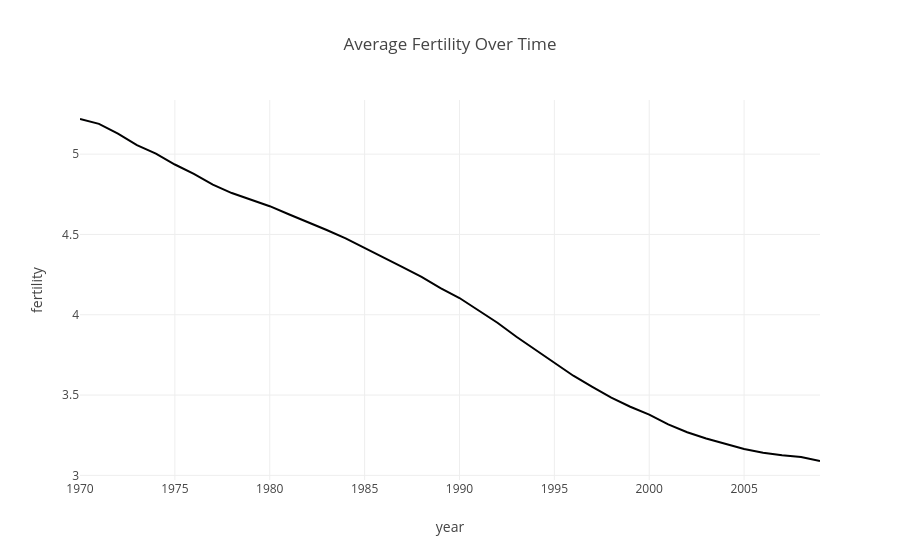

Notebook code cell kept with this figure:
### Code cell
fertility_trend = df.groupby("year", as_index=False)["fertility"].mean()

fert = px.line(
    fertility_trend,
    x="year",
    y="fertility",
    title="Average Fertility Over Time"
)

fert.show()

### Figure 1 — Plotly figure (JSON) as saved in the notebook; plotly's stock layout.template omitted (floating-point values rounded to 4 significant figures)
{"data": [{"hovertemplate": "year=%{x}<br>fertility=%{y}<extra></extra>", "legendgroup": "", "line": {"color": "#000001", "dash": "solid"}, "marker": {"symbol": "circle"}, "mode": "lines", "name": "", "orientation": "v", "showlegend": false, "type": "scatter", "x": [1970, 1971, 1972, 1973, 1974, 1975, 1976, 1977, 1978, 1979, 1980, 1981, 1982, 1983, 1984, 1985, 1986, 1987, 1988, 1989, 1990, 1991, 1992, 1993, 1994, 1995, 1996, 1997, 1998, 1999, 2000, 2001, 2002, 2003, 2004, 2005, 2006, 2007, 2008, 2009], "xaxis": "x", "y": [5.219, 5.189, 5.128, 5.057, 5.003, 4.936, 4.877, 4.811, 4.758, 4.719, 4.676, 4.626, 4.579, 4.528, 4.475, 4.416, 4.359, 4.297, 4.236, 4.166, 4.104, 4.027, 3.95, 3.863, 3.783, 3.701, 3.62, 3.551, 3.484, 3.427, 3.378, 3.317, 3.269, 3.23, 3.197, 3.164, 3.141, 3.125, 3.114, 3.089], "yaxis": "y"}], "layout": {"legend": {"tracegroupgap": 0}, "title": {"text": "Average Fertility Over Time"}, "xaxis": {"anchor": "y", "domain": [0, 1], "title": {"text": "year"}}, "yaxis": {"anchor": "x", "domain": [0, 1], "title": {"text": "fertility"}}}}
